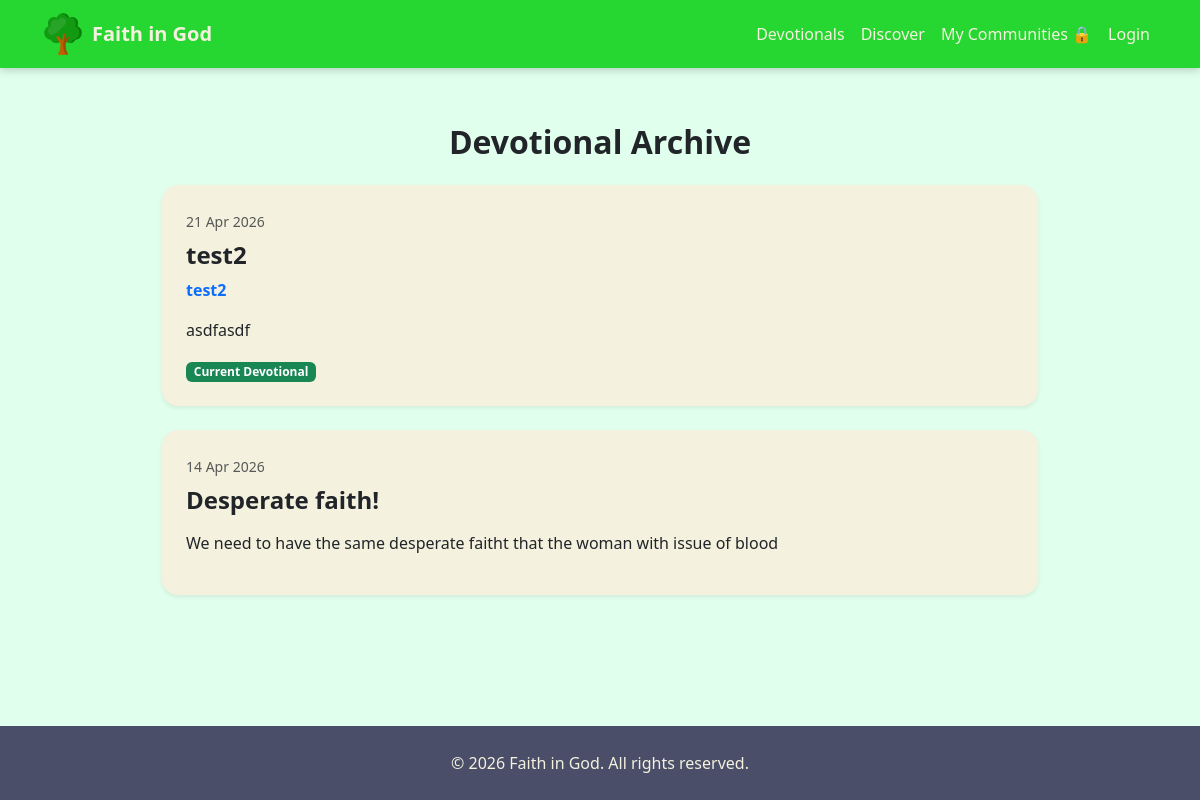
Before: /content/devotionals/ with the older database file.
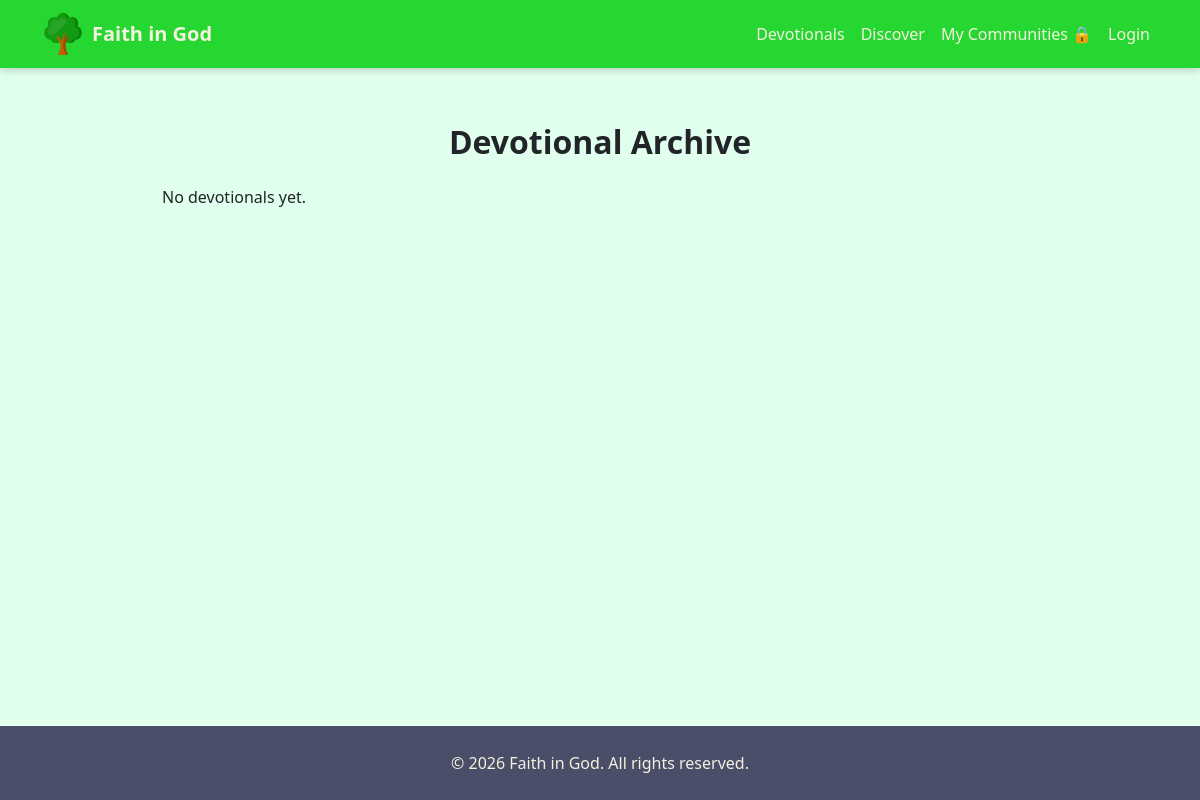
After: the same page with the newer database file.
### content/models.py (models this page shows, shortened)
class Devotional(models.Model):
    title = models.CharField(max_length=255)
    verse_reference = models.CharField(max_length=255, blank=True)
    verse_text = models.TextField(blank=True)
    message = models.TextField()
    date = models.DateField(auto_now_add=True)
    is_active = models.BooleanField(default=True)
    class Meta:
        ordering = ["-date"]

### content/views.py (the view)
# urls.py: path("devotionals/", devotional_archive, name="devotional_archive"),
def devotional_archive(request):
    from .models import Devotional
    devotionals = Devotional.objects.all().order_by("-date")
    return render(
        request,
        "content/devotional_archive.html",
        {
            "devotionals": devotionals
        }
    )

### content/context_processors.py (called while the page is built)
def global_updates(request):
    updates = Update.objects.filter(is_published=True).order_by("-created_at")
    return {"global_updates": updates}

### engagement/context_processors.py (called while the page is built, shortened)
def next_meeting(request):
    if not request.user.is_authenticated:
        return {}

def user_groups(request):
    if request.user.is_authenticated:
        groups = GroupMember.objects.filter(
            user=request.user,
            is_active=True
        ).select_related("group")
        return {"user_groups": [gm.group for gm in groups]}
    return {}

def pending_invitations(request):
    return {}

### content/templates/content/devotional_archive.html (shortened to what this page needs)
{% extends "base.html" %}
{% block content %}
<div class="container mt-4" style="max-width:900px;">
    <h2 class="mb-4 fw-bold text-center">
        Devotional Archive
    </h2>
    {% if devotionals %}
        {% for devotional in devotionals %}
        <div class="card shadow-sm mb-4 border-0 rounded-4">
            <div class="card-body p-4">
                <small class="text-muted">
                    {{ devotional.date|date:"d M Y" }}
                </small>
                <h4 class="fw-bold mt-2">
                    {{ devotional.title }}
                </h4>
                {% if devotional.verse_reference %}
                <p class="fw-semibold text-primary mb-2">
                    {{ devotional.verse_reference }}
                </p>
                {% endif %}
                <p class="mt-3">
                    {{ devotional.message|linebreaks }}
                </p>
                {% if devotional.is_active %}
                <span class="badge bg-success">
                    Current Devotional
                </span>
                {% endif %}
            </div>
        </div>
        {% endfor %}
    {% else %}
        <p>No devotionals yet.</p>
    {% endif %}
</div>
{% endblock %}

Changed rows visible on the page:
removed Devotional: date "21 Apr 2026", title "test2", verse_reference "test2", message "asdfasdf", is_active "Current Devotional"
removed Devotional: date "14 Apr 2026", title "Desperate faith!", message "We need to have the same desperate faitht that the woman with issue of blood"
Other visible differences:
text now shown: "No devotionals yet."
